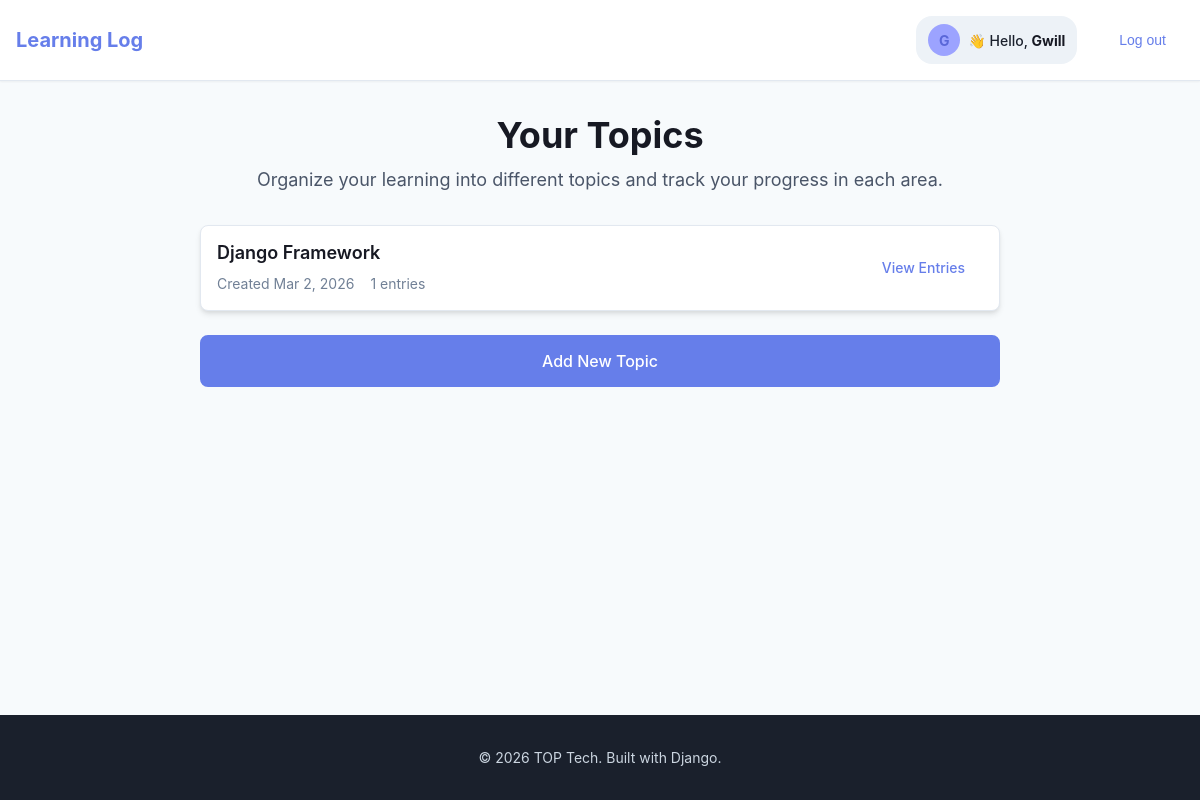
The page /topics/ (signed in) on the database its author committed.
### learning_logs/models.py (models this page shows, shortened)
class Topic(models.Model):
    text = models.CharField(max_length=200)
    date_added = models.DateTimeField(auto_now_add=True)
    owner = models.ForeignKey(User, on_delete=models.CASCADE)

### learning_logs/views.py (the view)
# urls.py: path('topics/', views.topics, name='topics'), #Page that shows all topics
@login_required
def topics(request):
     topics = Topic.objects.filter(owner = request.user).order_by('date_added')
     context = {'topics': topics}
     return render(request, 'learning_logs/topics.html', context)

### learning_logs/templates/learning_logs/topics.html (shortened to what this page needs)
{% extends "learning_logs/base.html" %}
{% block page_header %}
<div class="page-header">
  <h1>Your Topics</h1>
  <p>Organize your learning into different topics and track your progress in each area.</p>
</div>
{% endblock %}
{% block content %}
<div class="topics-section">
  {% if topics %}
  <div class="topics-grid">
    {% for topic in topics %}
    <div class="topic-card">
      <div class="topic-content">
        <h3 class="topic-title">
          <a href="{% url 'learning_logs:topic' topic.id %}">{{ topic.text }}</a>
        </h3>
        <div class="topic-meta">
          <span class="topic-date">Created {{ topic.date_added|date:"M j, Y" }}</span>
          <span class="topic-entries">{{ topic.entry_set.count }} entries</span>
        </div>
      </div>
      <div class="topic-actions">
        <a href="{% url 'learning_logs:topic' topic.id %}" class="btn btn-ghost btn-sm">View Entries</a>
      </div>
    </div>
    {% endfor %}
  </div>
  {% endif %}
  <div class="topics-actions">
    {% url 'learning_logs:new_topic' as new_topic_url %}
    {% include "components/button.html" with text="Add New Topic" variant="primary" href=new_topic_url %}
  </div>
</div>
{% endblock %}

### learning_logs/templates/learning_logs/base.html (shortened to what this page needs)
<!DOCTYPE html>
{% load static %}
<html lang="en">
<head>
    <link rel="stylesheet" href="{% static 'css/styles.css' %}">
</head>
<body>
    <div class="page-wrapper">
        <header class="site-header">
            <div class="container">
                <div class="header-content">
                    <h1 class="site-title">
                        <a href="{% url 'learning_logs:index' %}">Learning Log</a>
                    </h1>
                    <nav class="nav-links">
                        {% if user.is_authenticated %}
                        <div class="user-greeting">
                            <span class="avatar-circle">{{ user.username|slice:":1"|upper }}</span>
                            <span class="user-greeting-text">👋 Hello, <span class="username">{{ user.username }}</span></span>
                        </div>
                        <form action="{% url 'accounts:logout' %}" method="post" style="display: inline;">
                            <button type="submit" class="btn btn-ghost btn-sm">Log out</button>
                        </form>
                        {% else %}
                        <a href="{% url 'accounts:register' %}" class="nav-link">Register</a>
                        <a href="{% url 'accounts:login' %}" class="nav-link">Log in</a>
                        {% endif %}
                    </nav>
                </div>
            </div>
        </header>
        <main class="main-content">
            <div class="container">
                {% block page_header %}{% endblock %}
                {% block content %}{% endblock %}
            </div>
        </main>
        <footer class="site-footer">
            <div class="container">
                <div class="footer-content">
                    <p>&copy; 2026 TOP Tech. Built with Django.</p>
                </div>
            </div>
        </footer>
    </div>
</body>
</html>

### learning_logs/templates/learning_logs/topics.html (style rules this page uses)
.page-header { text-align: center; margin-bottom: var(--spacing-8); }
.page-header h1 { color: var(--color-gray-900); font-size: var(--font-size-4xl); font-weight: var(--font-weight-bold); margin: 0 0 var(--spacing-2) 0; }
.page-header p { color: var(--color-gray-600); font-size: var(--font-size-lg); margin: 0; }
.topics-section { max-width: 800px; margin: 0 auto; }
.topics-grid { display: grid; gap: var(--spacing-4); margin-bottom: var(--spacing-6); }
.topic-card { background: var(--color-white); border-radius: var(--border-radius-lg); box-shadow: var(--shadow-md); padding: var(--spacing-4); border: 1px solid var(--color-gray-200); display: flex; align-items: center; justify-content: space-between; transition: all var(--transition-fast); }
.topic-content { flex: 1; }
.topic-title { margin: 0 0 var(--spacing-2) 0; font-size: var(--font-size-lg); font-weight: var(--font-weight-semibold); }
.topic-title a { color: var(--color-gray-900); text-decoration: none; }
.topic-meta { display: flex; gap: var(--spacing-4); font-size: var(--font-size-sm); color: var(--color-gray-500); }
.topic-actions { flex-shrink: 0; }
.topics-actions { text-align: center; }

### rows shown on the page
Topic: text "Django Framework", date_added "Mar 2, 2026", entry_set.count "1"

### other values the page prints
{{ user.username|slice:":1"|upper }} "G"
{{ user.username }} "Gwill"
{{ text }} "Add New Topic"
